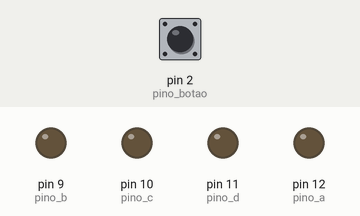
Recording of a sketch running on a simulated Arduino Uno, built with avr-gcc and run on an emulated ATmega328P. Parts: output pins drawn as LEDs (lit = HIGH). The inputs (shaded band) are chosen by the test bench; at power-on: pin 2 (pino_botao) HIGH. Random numbers use the default seed unless the sketch sets one.

Above: at 1.2 s.
1.3 s: pin 2 (pino_botao) pulled LOW for 1 s
At 2.9 s:
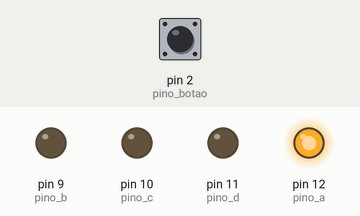
3.8 s: pin 2 (pino_botao) pulled LOW for 0.15 s
At 4.9 s:
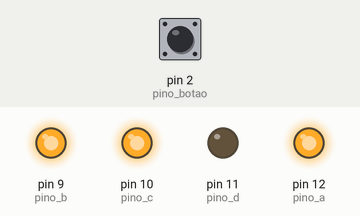
5.4 s: pin 2 (pino_botao) pulled LOW for 0.15 s
At 6.1 s:
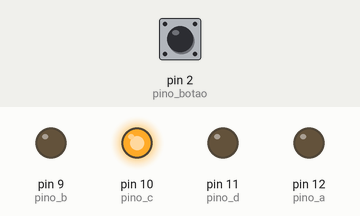
7.0 s: pin 2 (pino_botao) pulled LOW for 3.2 s
At 11.6 s:
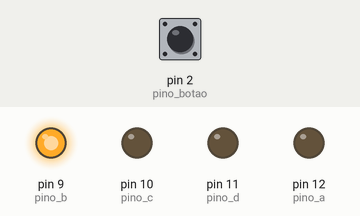
Timing chart, 0 to 12.7 s (numbered marks = the images above; inputs shaded):
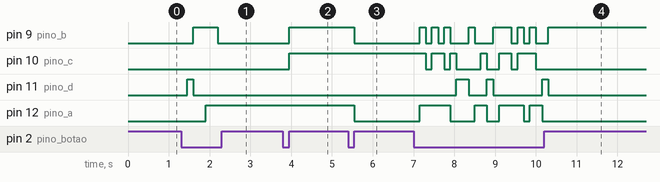

Measured:
- after the input at 1.3 s, pin 9 (pino_b): LOW → HIGH after 0.30 s, → LOW 0.60 s later; pin 11 (pino_d): LOW → HIGH after 0.15 s, → LOW 0.15 s later; pin 12 (pino_a): LOW → HIGH after 0.60 s
- after the input at 3.8 s, pin 9 (pino_b), pin 10 (pino_c): LOW → HIGH after 0.15 s
- after the input at 5.4 s, pin 9 (pino_b), pin 12 (pino_a): HIGH → LOW after 0.15 s
- after the input at 7.0 s, pin 9 (pino_b): LOW → HIGH after 0.15 s, → LOW 0.15 s later, → HIGH 0.15 s later, → LOW 0.15 s later, … (15 changes in this stretch); pin 10 (pino_c): HIGH → LOW after 0.30 s, → HIGH 0.15 s later, → LOW 0.30 s later, → HIGH 0.15 s later, … (11 changes in this stretch)

The sketch:

Dado_Eletronico.ino
```cpp
const int pino_a = 12;
const int pino_b = 9;
const int pino_c = 10;
const int pino_d = 11;

const int pino_botao = 2;

int leituraBotao, resultado;


void setup() {
  pinMode(pino_a, OUTPUT);
  pinMode(pino_b, OUTPUT);
  pinMode(pino_c, OUTPUT);
  pinMode(pino_d, OUTPUT);
  pinMode(pino_botao, INPUT_PULLUP);

}

void loop() {

  leituraBotao = digitalRead(pino_botao);
  if(leituraBotao == LOW){
    delay(150);
    resultado = random(1,9);
    switch(resultado){

       case 1:
        digitalWrite(pino_a, HIGH);
        digitalWrite(pino_b, LOW);
        digitalWrite(pino_c, LOW);
        digitalWrite(pino_d, LOW);
       break;

       case 2:
        digitalWrite(pino_a, LOW);
        digitalWrite(pino_b, HIGH);
        digitalWrite(pino_c, LOW);
        digitalWrite(pino_d, LOW);
       break;

       case 3:
        digitalWrite(pino_a, HIGH);
        digitalWrite(pino_b, HIGH);
        digitalWrite(pino_c, LOW);
        digitalWrite(pino_d, LOW);
       break;

       case 4:
        digitalWrite(pino_a, LOW);
        digitalWrite(pino_b, LOW);
        digitalWrite(pino_c, HIGH);
        digitalWrite(pino_d, LOW);
       break;

       case 5:
        digitalWrite(pino_a, HIGH);
        digitalWrite(pino_b, LOW);
        digitalWrite(pino_c, HIGH);
        digitalWrite(pino_d, LOW);
       break;

       case 6:
        digitalWrite(pino_a, HIGH);
        digitalWrite(pino_b, HIGH);
        digitalWrite(pino_c, HIGH);
        digitalWrite(pino_d, LOW);
       break;


      case 7:
        digitalWrite(pino_a, HIGH);
        digitalWrite(pino_b, HIGH);
        digitalWrite(pino_c, HIGH);
        digitalWrite(pino_d, LOW);
       break;


      case 8:
        digitalWrite(pino_a, LOW);
        digitalWrite(pino_b, LOW);
        digitalWrite(pino_c, LOW);
        digitalWrite(pino_d, HIGH);
       break;

       case 9:
        digitalWrite(pino_a, HIGH);
        digitalWrite(pino_b, LOW);
        digitalWrite(pino_c, LOW);
        digitalWrite(pino_d, HIGH);
       break;

      }

    }

}
```
